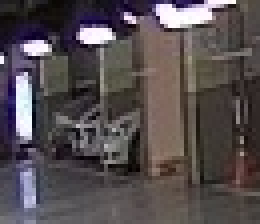
#> input picture crop1.jpg, 65 x 56 px (shown 4 times larger)
$ python hsv8.py
#> lines starting #> are read from the running program, lines starting #| are printed output that depends on the picture; after the words box and inside, x2 and y2 are one past the last pixel; in counts of white or black regions, pixels touching at a corner belong together
import sys
import numpy as np
import cv2
import random

frame = cv2.imread('crop1.jpg')
#> frame is the input picture: shape (56, 65, 3); mean B, G, R 79.7, 77.3, 85

hsv_frame = cv2.cvtColor(frame, cv2.COLOR_BGR2RGB)

# Every color except white & Green
low = np.array([119, 100, 80]) #  0, 42, 0 - white
high = np.array([139, 120, 100])
mask = cv2.inRange(hsv_frame, low, high)
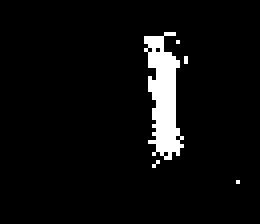
#> mask: shape (56, 65) (shown 4 times larger); 5.2% white; 5 white regions (4 under 20 px), largest, box (x1, y1, x2, y2) and area: (36, 8, 46, 40) 183
result = cv2.bitwise_and(frame, frame, mask=mask)
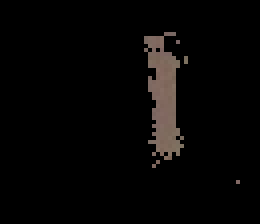
#> result: shape (56, 65, 3) (shown 4 times larger); mean B, G, R 5, 5.5, 6.6

result = cv2.cvtColor(result, cv2.COLOR_BGR2GRAY)
#> result: shape (56, 65)

ret, binary = cv2.threshold(result, 0, 255, cv2.THRESH_BINARY | cv2.THRESH_OTSU)
#> ret = 0
binary = cv2.bitwise_not(binary)
#> binary: shape (56, 65); 94.8% white; 5 black regions (4 under 20 px)

h, w = binary.shape[:2]
#> h = 56; w = 65
dst1 = np.zeros((h, w, 3), np.uint8)
dst2 = np.zeros((h, w, 3), np.uint8)
dst3 = np.zeros((h, w, 3), np.uint8)

_, src_bin = cv2.threshold(binary, 0, 255, cv2.THRESH_OTSU)

# 외곽선 검출
contours1, _ = cv2.findContours(src_bin, cv2.RETR_EXTERNAL, cv2.CHAIN_APPROX_NONE)
#> contours1 = 1 contour; box (x1, y1, x2, y2) and area: (0, 0, 65, 56) 3520
contours2, _ = cv2.findContours(src_bin, cv2.RETR_LIST, cv2.CHAIN_APPROX_NONE)
#> contours2 = 12 contours, 10 with area under 20; largest, box (x1, y1, x2, y2) and area: (0, 0, 65, 56) 3520, (35, 8, 47, 41) 216
contours3, _ = cv2.findContours(src_bin, cv2.RETR_LIST, cv2.CHAIN_APPROX_SIMPLE)
#> contours3 has the same summary as contours2
#print(len(contours1))
#print(len(contours2))
print(len(contours3))
#| 12

for pts in contours3:
    if cv2.contourArea(pts) < 1000:
        continue

    for i in range(len(contours3)):
        cv2.drawContours(dst3, contours3, i, (0, 255,0), 1)
#> this loop made 12 passes
#> pts on passes 1, 2, 3, 4, 5, 7, 8, 9, 12: [[58, 45], [59, 44], [60, 45], [59, 46]], [[37, 41], [38, 40], [39, 41], [38, 42]], [[38, 40], [39, 39], [40, 40], [39, 41]], [[37, 38], [38, 37], [39, 38], [38, 39]], [[44, 34], [45, 33], [46, 34], [45, 35]], [[39, 12]], [[35, 12], [36, 11], [37, 12], [36, 13]], [[43, 10], [44, 9], [45, 10], [44, 11]], [[0, 0], [0, 55], [64, 55], [64, 0]]
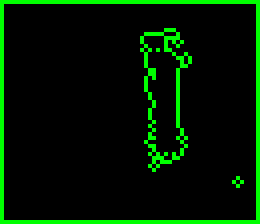
#> dst3: shape (56, 65, 3) (shown 4 times larger); mean of channels 0, 1, 2 0, 24.2, 0; drawn as B, G, R
'''
    approx = cv2.approxPolyDP(pts, cv2.arcLength(pts, True)*0.02, True)

    if len(approx) !=4:
        continue

    cv2.polylines(src_bin, pts, True, (0, 0, 255))


for i in range(len(contours1)):
    c = (random.randint(0, 255), random.randint(0, 255), random.randint(0, 255))
    cv2.drawContours(dst1, contours1, i, c, 1)

for i in range(len(contours2)):
    c = (random.randint(0, 255), random.randint(0, 255), random.randint(0, 255))
    cv2.drawContours(dst2, contours2, i, c, 1)


'''

#cv2.imshow('dst1', dst1)
#cv2.imshow('dst2', dst2)
cv2.imshow('dst3', dst3)
cv2.imshow('src_bin', src_bin)
cv2.waitKey(0)
cv2.destroyAllWindows()

$ run again, with frame0.jpg copied over crop1.jpg
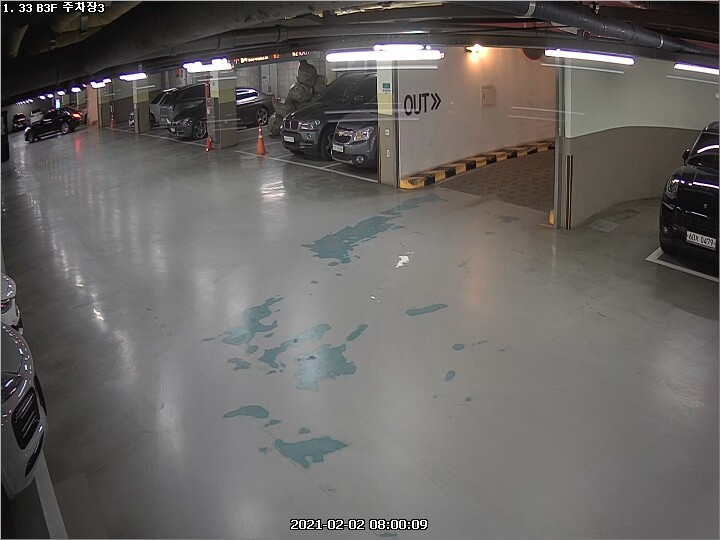
#> input picture frame0.jpg, 720 x 540 px
#> frame is the input picture: shape (540, 720, 3); mean B, G, R 98.2, 100.4, 103.3
#> `mask = cv2.inRange(hsv_frame, low, high)`:
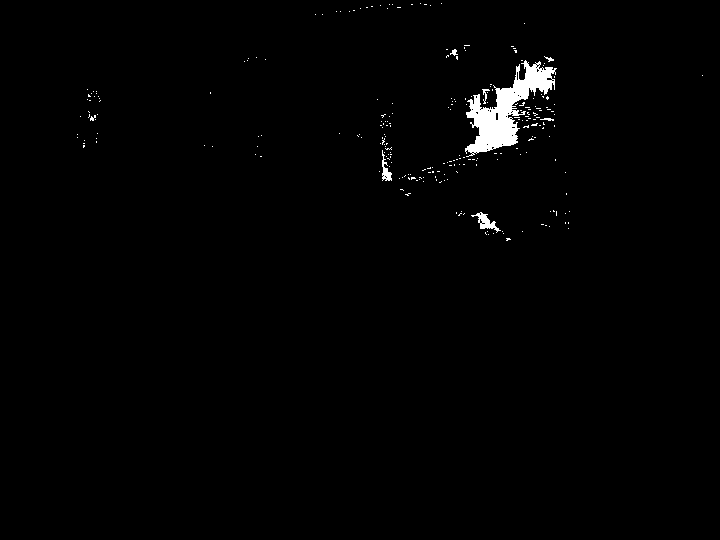
#> mask: shape (540, 720); 1.1% white; 245 white regions (237 under 20 px), largest, box (x1, y1, x2, y2) and area: (465, 60, 557, 157) 3263, (471, 212, 501, 233) 207, (382, 150, 392, 181) 133
#> ret = 0
#> binary: shape (540, 720); 98.9% white; 245 black regions (237 under 20 px)
#> contours1 = 1 contour; box (x1, y1, x2, y2) and area: (0, 0, 720, 540) 387541
#> contours2 = 316 contours, 306 with area under 20; largest, box (x1, y1, x2, y2) and area: (0, 0, 720, 540) 387541, (464, 59, 558, 154) 3571, (470, 211, 502, 233) 258, (381, 149, 393, 182) 175, (481, 88, 491, 102) 53
#> contours3 has the same summary as contours2
#| 316
#> the loop `for pts in contours3:` made 316 passes
#> pts on passes 2 to 4: [[487, 234], [488, 233], [489, 234], [488, 235]], [[485, 234], [486, 233], [487, 234], [486, 235]], [[502, 233], [503, 232], [504, 233], [503, 234]]
#> after the loop `for pts in contours3:`:
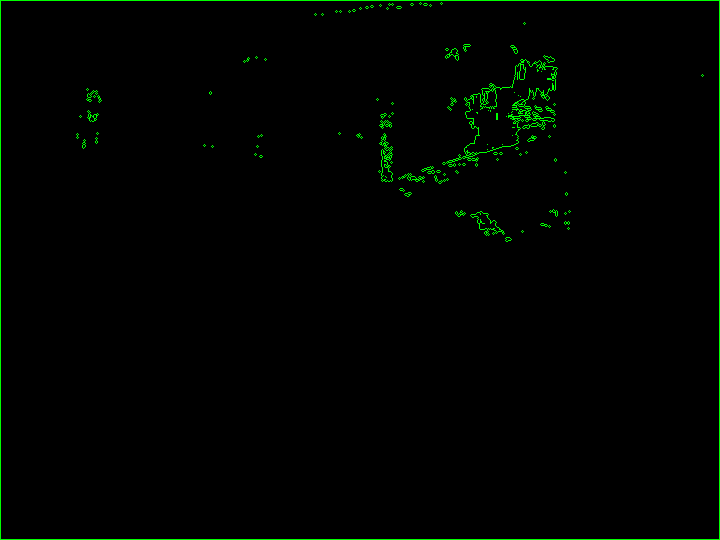
#> dst3: shape (540, 720, 3); mean of channels 0, 1, 2 0, 3.2, 0; drawn as B, G, R
